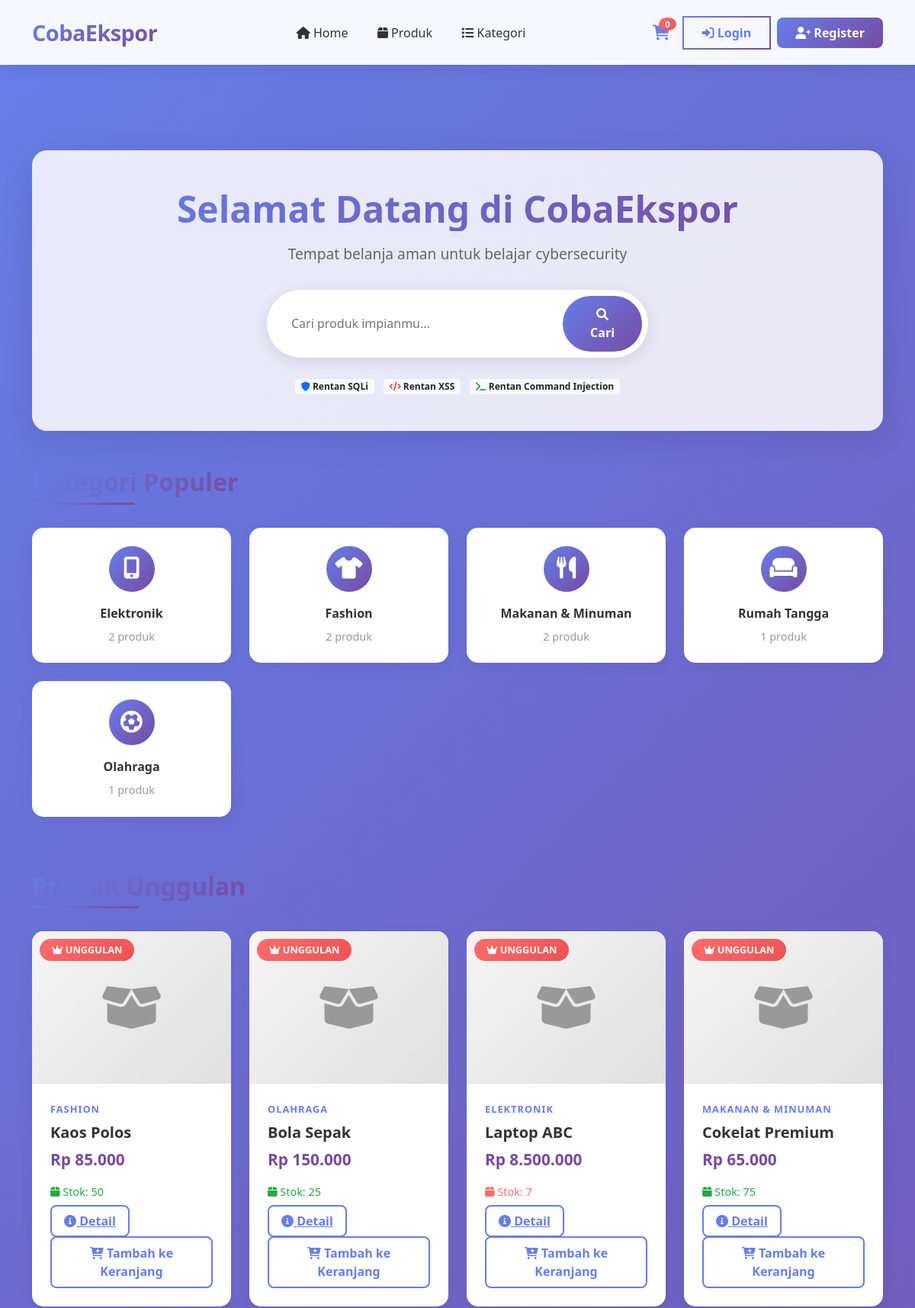
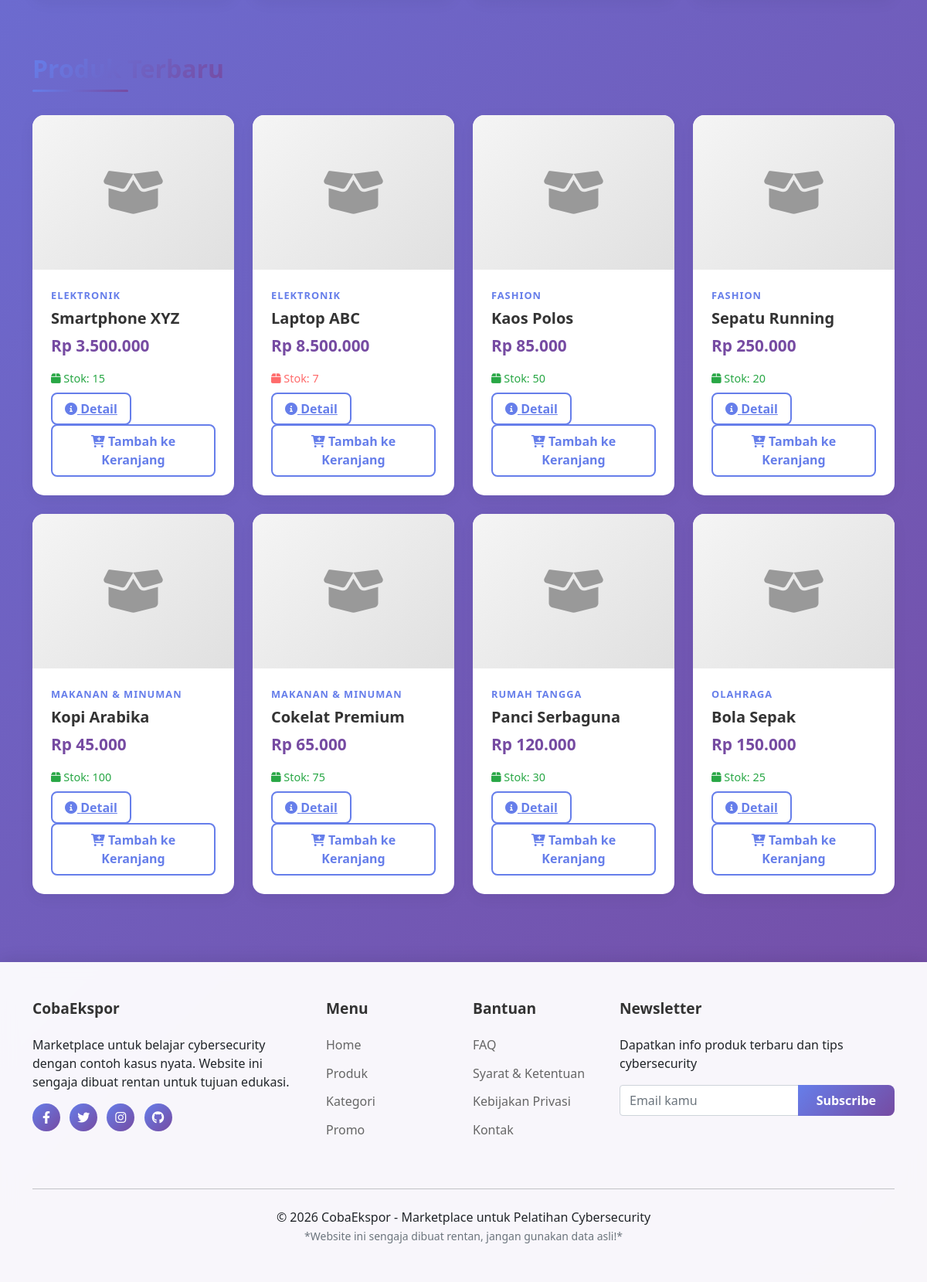
The page / on the database its author committed (2 pictures, top to bottom).
### tables this page shows
CREATE TABLE `categories` (
  `id` int(11) NOT NULL,
  `name` varchar(100) NOT NULL,
  `description` text DEFAULT NULL,
  `created_at` timestamp NOT NULL DEFAULT current_timestamp()
);

CREATE TABLE `products` (
  `id` int(11) NOT NULL,
  `category_id` int(11) DEFAULT NULL,
  `name` varchar(200) NOT NULL,
  `description` text DEFAULT NULL,
  `price` decimal(15,2) NOT NULL,
  `stock` int(11) DEFAULT 0,
  `image` varchar(255) DEFAULT 'default-product.jpg',
  `created_at` timestamp NOT NULL DEFAULT current_timestamp(),
  `updated_at` timestamp NOT NULL DEFAULT current_timestamp() ON UPDATE current_timestamp()
);

### app/controllers/HomeController.php (the view, shortened to what the rows shown need)
<?php
class HomeController
{
    private $productModel;
    private $categoryModel;
    public function __construct()
    {
        $this->productModel = new ProductModel();
        $this->categoryModel = new CategoryModel();
    }
    public function index()
    {
        $products = $this->productModel->getLatest(8);
        $categories = $this->categoryModel->getAll();
        $featuredProducts = $this->productModel->getFeatured(4);
        $this->renderHeader();
        $this->renderHero();
        $this->renderCategories($categories);
        $this->renderFeaturedProducts($featuredProducts);
        $this->renderLatestProducts($products);
        $this->renderFooter();
    }
    private function renderHeader()
    {
        echo '<!DOCTYPE html>
        <html lang="id">
        <head>
            <link href="https://cdn.jsdelivr.net/npm/bootstrap@5.1.3/dist/css/bootstrap.min.css" rel="stylesheet">
            <link rel="stylesheet" href="https://cdnjs.cloudflare.com/ajax/libs/font-awesome/6.0.0/css/all.min.css">
        </head>
        <body>';
        echo '<div class="container">';
    }
    private function renderHero()
    {
        echo '
        <div class="hero-section">
            <div class="hero-content text-center">
                <h1 class="hero-title">Selamat Datang di CobaEkspor</h1>
                <p class="hero-subtitle">Tempat belanja aman untuk belajar cybersecurity</p>
                <div class="search-box mx-auto">
                    <form action="/products/search" method="GET" class="d-flex">
                        <input type="text" name="q" class="form-control" placeholder="Cari produk impianmu...">
                        <button type="submit"><i class="fas fa-search"></i> Cari</button>
                    </form>
                </div>
                <div class="mt-4">
                    <span class="badge bg-light text-dark me-2"><i class="fas fa-shield-alt text-primary"></i> Rentan SQLi</span>
                    <span class="badge bg-light text-dark me-2"><i class="fas fa-code text-danger"></i> Rentan XSS</span>
                    <span class="badge bg-light text-dark"><i class="fas fa-terminal text-success"></i> Rentan Command Injection</span>
                </div>
            </div>
        </div>';
    }
    private function renderCategories($categories)
    {
        echo '<h2 class="section-title mt-5">Kategori Populer</h2>
        <div class="row mt-4">';
        $icons = ['fa-mobile-alt', 'fa-tshirt', 'fa-utensils', 'fa-couch', 'fa-futbol', 'fa-laptop', 'fa-book', 'fa-car'];
        foreach ($categories as $index => $category) {
            $icon = $icons[$index % count($icons)];
            echo '
            <div class="col-md-3 col-6 mb-4">
                <a href="/products?category=' . $category['id'] . '" style="text-decoration: none;">
                    <div class="category-card">
                        <div class="category-icon">
                            <i class="fas ' . $icon . '"></i>
                        </div>
                        <div class="category-name">' . htmlspecialchars($category['name']) . '</div>
                        <div class="category-count">' . ($category['product_count'] ?? 0) . ' produk</div>
                    </div>
                </a>
            </div>';
        }
        echo '</div>';
    }
    private function renderFeaturedProducts($products)
    {
        echo '<h2 class="section-title mt-5">Produk Unggulan</h2>
        <div class="row mt-4">';
        foreach ($products as $product) {
            $this->renderProductCard($product, true);
        }
        echo '</div>';
    }
    private function renderLatestProducts($products)
    {
        echo '<h2 class="section-title mt-5">Produk Terbaru</h2>
        <div class="row mt-4">';
        foreach ($products as $product) {
            $this->renderProductCard($product);
        }
        echo '</div>';
    }
    private function renderProductCard($product, $featured = false)
    {
        $badge = $featured ? '<div class="product-badge"><i class="fas fa-crown"></i> UNGGULAN</div>' : '';
        $stockClass = $product['stock'] > 10 ? '' : 'low';
        echo '
        <div class="col-md-3 mb-4">
            <div class="product-card">
                ' . $badge . '
                <div class="product-image">
                    <i class="fas fa-box-open"></i>
                </div>
                <div class="product-content">
                    <div class="product-category">' . htmlspecialchars($product['category_name'] ?? 'Umum') . '</div>
                    <h5 class="product-title">' . htmlspecialchars($product['name']) . '</h5>
                    <div class="product-price">Rp ' . number_format($product['price'], 0, ',', '.') . '</div>
                    <div class="product-stock ' . $stockClass . '">
                        <i class="fas fa-box"></i> Stok: ' . $product['stock'] . '
                    </div>
                    <a href="/product/' . $product['id'] . '" class="btn-add-to-cart mb-2">
                        <i class="fas fa-info-circle"></i> Detail
                    </a>
                    <form action="/cart/add" method="POST" class="mt-2">
                        <input type="hidden" name="product_id" value="' . $product['id'] . '">
                        <input type="hidden" name="quantity" value="1">
                        <button type="submit" class="btn-add-to-cart">
                            <i class="fas fa-cart-plus"></i> Tambah ke Keranjang
                        </button>
                    </form>
                </div>
            </div>
        </div>';
    }
    private function renderFooter()
    {
        echo '</div>';
        echo '
        </body>
        </html>';
    }
}

### rows shown on the page
categories: name "Elektronik", product_count "2"
categories: name "Fashion", product_count "2"
categories: name "Makanan & Minuman", product_count "2"
categories: name "Rumah Tangga", product_count "1"
categories: name "Olahraga", product_count "1"
products: category.name "FASHION", name "Kaos Polos", price "85.000", stock "50"
products: category.name "OLAHRAGA", name "Bola Sepak", price "150.000", stock "25"
products: category.name "ELEKTRONIK", name "Laptop ABC", price "8.500.000", stock "7"
products: category.name "MAKANAN & MINUMAN", name "Cokelat Premium", price "65.000", stock "75"
products: category.name "ELEKTRONIK", name "Smartphone XYZ", price "3.500.000", stock "15"
products: category.name "FASHION", name "Sepatu Running", price "250.000", stock "20"
products: category.name "MAKANAN & MINUMAN", name "Kopi Arabika", price "45.000", stock "100"
products: category.name "RUMAH TANGGA", name "Panci Serbaguna", price "120.000", stock "30"

### other values the page prints
$cartCount "0"
